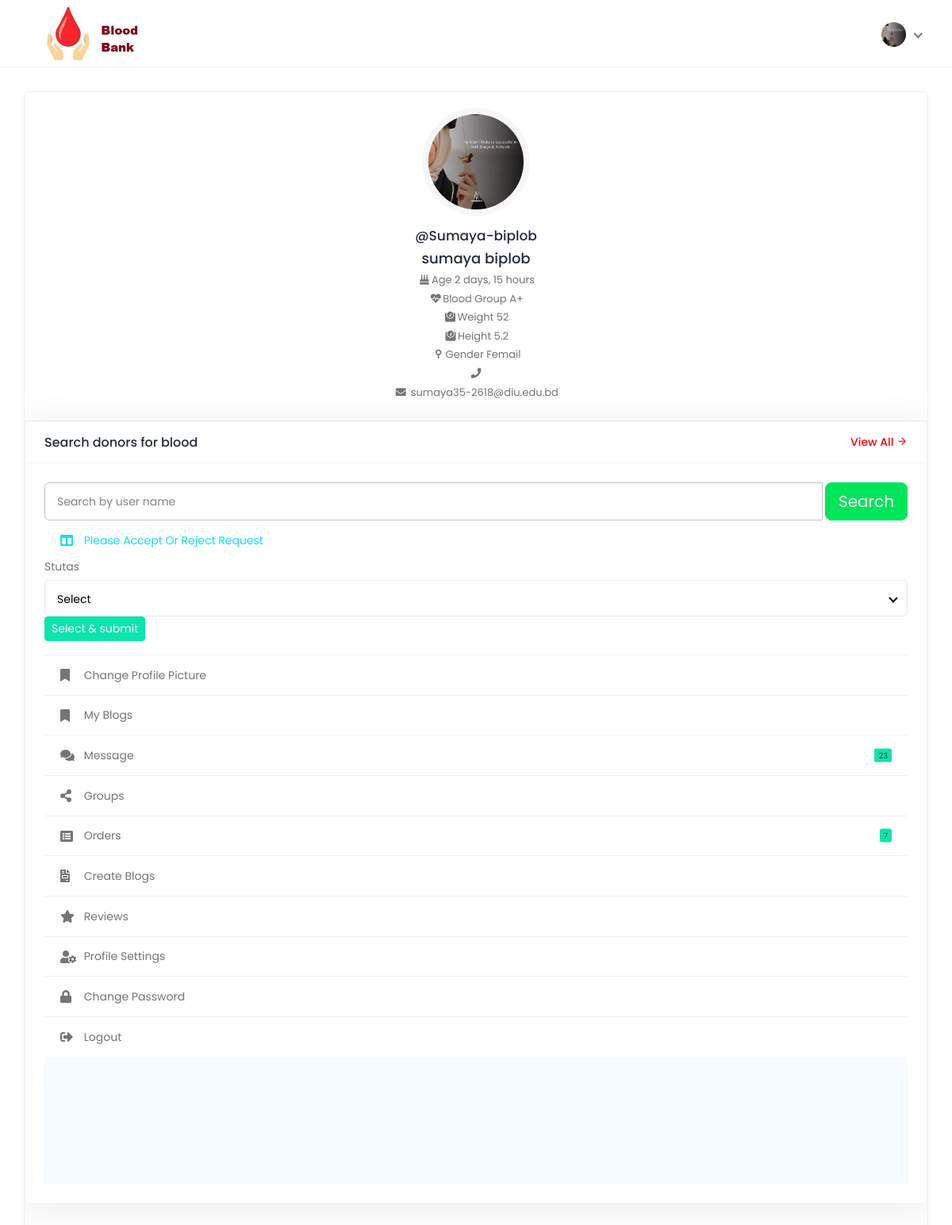
The app's page /patient_dashboard/ (signed in) with its own data.
### AccountApp/models.py (models this page shows, shortened)
class User(AbstractUser):
    is_admin = models.BooleanField('Is admin', default=False)
    is_patient = models.BooleanField('Is patient', default=False)
    is_Org = models.BooleanField('Is Org', default=False)

class UserProPic(models.Model):
    user = models.OneToOneField(User, on_delete=models.CASCADE, related_name='user_profile')
    proPic = models.ImageField(upload_to='user_profile_pic', blank=True, null=True)

class PatientInfo(models.Model):
    user = models.OneToOneField(User, on_delete=models.CASCADE, related_name='patient_info')
    date_of_birth= models.DateField(blank=True, null=True)
    blood_group =models.CharField( max_length=5, choices=BloodGroup)
    Gender = models.CharField(choices=gander, max_length=24)
    weight = models.CharField( max_length=24,blank=True, null=True)
    height = models.CharField( max_length=24,blank=True, null=True)
    phone_no = models.CharField(max_length=20, blank=True, null=True)
    locations = models.CharField(max_length=300, blank=True, null=True)
    website = models.URLField(blank=True, null=True)
    fb = models.URLField(blank=True, null=True)
    tw = models.URLField(blank=True, null=True)
    instra = models.URLField(blank=True, null=True)
    pres_address = models.CharField(max_length=264, blank=True, null=True)
    parmanent_address = models.CharField(max_length=264, blank=True, null=True)
    bio = models.TextField(blank=True, null=True)

### AccountApp/views.py (the view, shortened to what this page needs)
# urls.py: path('patient_dashboard/', views.patient_dashboard, name='patient_dashboard'),
@login_required
def patient_dashboard(request):
    blood_request= DonerRequest.objects.filter(donor=request.user)
    donors = DonerRequest.objects.filter(donor=request.user)
    form=DonorForm()
    if request.method == "GET":
        Search = request.GET.get('Search', '')
        results = User.objects.filter(username__icontains=Search)[0:1]
    return render(request, 'Profile/patient_dashboard.html', context={'blood_request': blood_request,'form':form,'results':results,'Search':Search})

### AccountApp/forms.py
class DonorForm(forms.ModelForm):
    class Meta:
        model = DonerRequest
        fields = ('stutas',)
        widgets = {
            'stutas': forms.Select(choices=activitys),
        }

### template/Profile/patient_dashboard.html (shortened to what this page needs)
<!DOCTYPE html>
{% extends 'Profile/base.html' %}
{% load static %}
{% load crispy_forms_tags %}
{% block body_block %}
<div class="content">
<div class="container-fluid">
<div class="row">
<div class="col-md-12 col-lg-12 col-xl-12 theiaStickySidebar">
<div class="profile-sidebar">
<div class="widget-profile pro-widget-content">
<div class="profile-info-widget">
<a href="#" class="booking-doc-img">
{% if user.user_profile.proPic %}
<img src="/media/{{user.user_profile.proPic}}" width="40px" height="40px" >
{% else %}
<img src="/media/avater.png" width="40px" height="40px" >
{% endif %}
</a>
<div class="profile-det-info">
<h3>@{{user.username}}</h3>
<h4>{{user.first_name}} {{user.last_name}}</h4>
<div class="patient-details">
<h5><i class="fas fa-birthday-cake"></i>Age {{user.patient_info.date_of_birth|timesince}} </h5>
<h5 ><i class="fa fa-heartbeat"></i>Blood Group {{user.patient_info.blood_group}}</h5>
<h5><i class="fas fa-weight"></i>Weight {{user.patient_info.weight}}</h5>
<h5 ><i class="fas fa-weight"></i>Height {{user.patient_info.height}}</h5>
<h5><i class="fas fa-neuter"></i>Gender {{user.patient_info.Gender}}</h5>
<h5><i class="fa fa-phone"></i> {{user.patient_info.contuct_no}}</h5>
<h5><i class="fa fa-envelope"></i> {{user.email}}</h5>
</div>
</div>
</div>
</div>
<div class="row">
<div>
<div class="card dash-cards">
<div class="card-header">
<div class="today-appointment-title">
<h5 class="mb-0">Search donors for blood</h5>
<a href="#"><h6 class="mb-0">View All <i class="feather-arrow-right"></i></h6></a>
</div>
</div>
<div class="card-body">
<div class="table-responsive">
<table class="table table-hover table-center mb-0">
        <form class="form-control datetimepicker" method="GET">
        <div class="input-group">
        <input type="text" class="form-control" name="Search" placeholder="Search by user name">
        <div class="input-group-btn">
        <button class="btn btn-success btn-lg" type="submit">Search</button>
        </div>
        </div>
        </form>
<div class="dashboard-widget">
<nav class="dashboard-menu">
<ul>
<li class="active">
{% if not blood_request %}
<a href="#">
<i class="fas fa-columns"></i>
<span>You have no request</span>
</a>
{% else %}
<a href="#">
<i class="fas fa-columns"></i>
<span>Please accept or reject request</span>
</a>
<form method="POST">
    {{form|crispy}}
    <button type="submit" class="btn btn-primary btn-sm submit-btn">Select & submit</button>
</form>
<br/><br/>
{% endif %}
</li>
<li>
{% if user.user_profile.proPic %}
<a href="{% url 'Accountapp:ProPicChange' %}">
<i class="fas fa-bookmark"></i>
<span>Change Profile picture</span>
</a>
{% else %}
<a href="{% url 'Accountapp:AddProPic' %}">
<i class="fas fa-bookmark"></i>
<span>Upload Profile picture</span>
</a>
{% endif %}
</li>
<li>
<a href="{% url 'blog_app:my_blog' %}">
<i class="fas fa-bookmark"></i>
<span>My Blogs</span>
</a>
</li>
<li>
<a href="#">
<i class="fas fa-comments"></i>
<span>Message</span>
<small class="unread-msg">23</small>
</a>
</li>
<li>
<a href="#">
<i class="fas fa-share-alt"></i>
<span>Groups</span>
</a>
</li>
<li>
<a href="#">
<i class="fas fa-list-alt"></i>
<span>Orders</span>
<small class="unread-msg">7</small>
</a>
</li>
<li>
<a href="{% url 'blog_app:CreateBlog' %}">
<i class="fas fa-file-invoice"></i>
<span>Create blogs</span>
</a>
</li>
<li>
<a href="#">
<i class="fas fa-star"></i>
<span>Reviews</span>
</a>
</li>
<li>
<a href="{% url 'Accountapp:patient_edit_pro' %}">
<i class="fas fa-user-cog"></i>
<span>Profile Settings</span>
</a>
</li>
<li>
<a href="{% url 'Accountapp:ChangePasss' %}">
<i class="fas fa-lock"></i>
<span>Change Password</span>
</a>
</li>
<li>
<a href="{% url 'Accountapp:sign_out' %}">
<i class="fas fa-sign-out-alt"></i>
<span>Logout</span>
</a>
</li>
</ul>
</nav>
</div>
</div>
</div>
</div>
</div>
</div>
</div>
</div>
</div>
</div>
{% endblock %}

### template/Profile/base.html (shortened to what this page needs)
<!DOCTYPE html>
{% load static %}
<html lang="en">
<head>
<link rel="stylesheet" href="{% static '' %}assets/css/bootstrap.min.css">
<link rel="stylesheet" href="{% static '' %}assets/plugins/fontawesome/css/fontawesome.min.css">
<link rel="stylesheet" href="{% static '' %}assets/plugins/fontawesome/css/all.min.css">
<link rel="stylesheet" href="{% static '' %}assets/css/feather.css">
<link rel="stylesheet" href="{% static '' %}assets/plugins/select2/css/select2.min.css">
<link rel="stylesheet" href="{% static '' %}assets/css/owl.carousel.min.css">
<link rel="stylesheet" href="{% static '' %}assets/plugins/apex/apexcharts.css">
<link rel="stylesheet" href="{% static '' %}assets/css/style.css">
</head>
<body>
<div class="main-wrapper">
<header class="header">
<nav class="navbar navbar-expand-lg header-nav">
<div class="navbar-header">
<a href="#" class="navbar-brand logo">
<img src="{% static '' %}assets/img2/icon1.jpg" class="img-fluid" alt="Logo">
</a>
</div>
<ul class="nav header-navbar-rht">
<li class="nav-item dropdown has-arrow logged-item">
<a href="#" class="dropdown-toggle nav-link" data-bs-toggle="dropdown">
<span class="user-img">
    {% if user.user_profile.proPic %}
    <img src="/media/{{user.user_profile.proPic}}"  class="rounded-circle" width="41">
    {% else %}
    <img src="/media/avater.png" class="rounded-circle" width="31" >
    {% endif %}
</span>
</a>
</li>
</ul>
</nav>
</header>
{% block body_block %}
{% endblock %}
<section class="home-fifteen-footer">
</section>
</body>
</html>

### static/assets/css/feather.css (style rules this page uses)
[class^="feather-"], [class*=" feather-"] { font-family: 'feather' !important; speak: none; font-style: normal; font-weight: normal; font-variant: normal; text-transform: none; line-height: 1; -webkit-font-smoothing: antialiased; -moz-osx-font-smoothing: grayscale; }
.feather-arrow-right:before { content: "\e912"; }

### records on screen
User: user_profile.proPic (picture), username "Sumaya-biplob", first_name "sumaya", last_name "biplob", patient_info.date_of_birth "2 days, 15 hours", patient_info.blood_group "A+", patient_info.weight "52", patient_info.height "5.2", patient_info.Gender "Femail", email "sumaya35-2618@diu.edu.bd"
